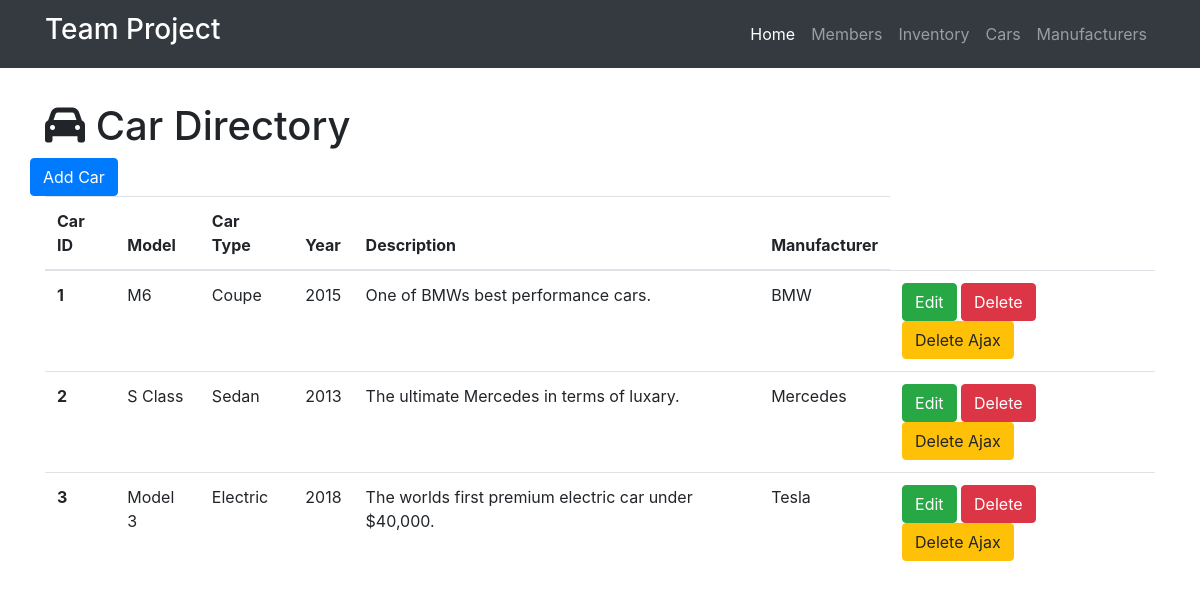
The page /cars on the database as committed earlier.
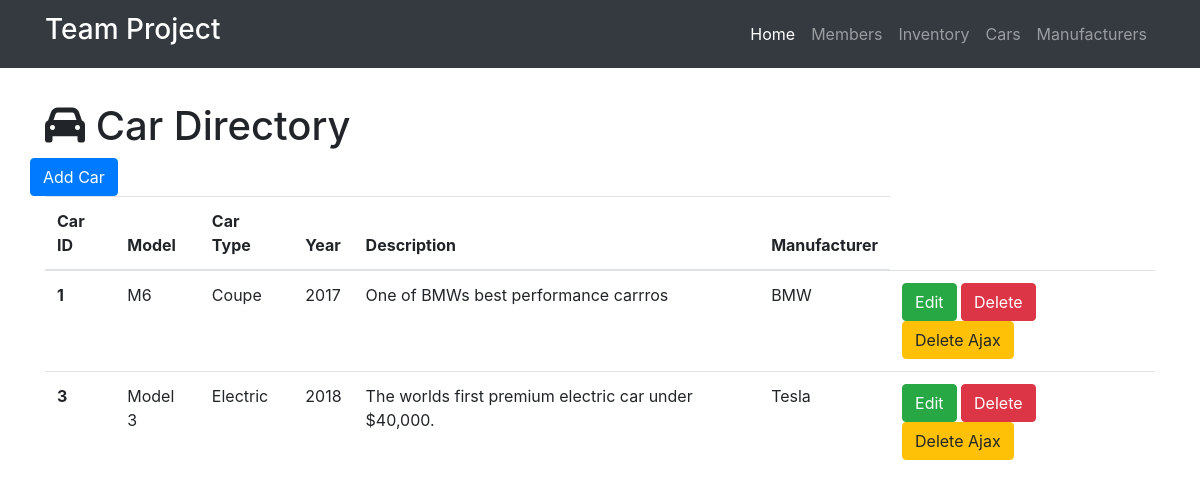
The same page on the database as committed later.
### project.py (models this page shows)
class Car(db.Model):
    __tablename__ = 'cars'
    id = db.Column(db.Integer, primary_key=True)
    model = db.Column(db.Integer)
    cartype = db.Column(db.String(256))
    year = db.Column(db.Integer)
    description = db.Column(db.Text)
    manufacturer_id = db.Column(db.Integer, db.ForeignKey('manufacturers.id'))

class Manufacturer(db.Model):
    __tablename__ = 'manufacturers'
    id = db.Column(db.Integer, primary_key=True)
    name = db.Column(db.String(64))
    country = db.Column(db.Text)
    cars = db.relationship('Car', backref='manufacturer', cascade="delete")

### project.py (the view)
@app.route('/cars')
def show_all_cars():
    cars = Car.query.all()
    return render_template('car-all.html', cars=cars)

### templates/car-all.html (shortened to what this page needs)
{% extends "home-base.html" %}
{% block head%}
  {{super()}}
{% endblock %}
{% block page_content %}
<div class="container">
   <h1 class="mt-5"><i class="fa fa-car" aria-hidden="true"></i> Car Directory</h1>
   <div class="row bottom-margin">
     <a href="/car/add" class="btn btn-primary" role="button" aria-disabeled="true">Add Car</a>
   </div>
{% if cars %}
<table class="table">
  <thead>
    <tr>
      <th>Car ID</th>
      <th>Model</th>
      <th>Car Type</th>
      <th>Year</th>
      <th>Description</th>
      <th>Manufacturer</th>
    </tr>
  </thead>
  <tbody>
  {% for car in cars %}
  <tr>
    <th scope="row">{{car.id}}</th>
        <td>{{car.model}}</td>
        <td>{{car.cartype}}</td>
        <td>{{car.year}}</td>
        <td>{{car.description}}</td>
        <td>{{car.manufacturer.name}}</td>
        <td>
         <a href="/car/edit/{{car.id}}" class ="btn btn-success" role="button" aria-disabled="true"> Edit</a>
         <a href="/car/delete/{{car.id}}" class ="btn btn-danger" role="button" aria-disabled="true"> Delete</a>
         <button class="btn btn-warning delete_ajax_btn" role="button" data-car-id={{car.id}}>Delete Ajax</button>
       </td>
  </tr>
   {% endfor %}
 </tbody>
</table>
{% else %}
<h3>There are no cars in the directory yet.</h3>
{% endif %}
</div>
{% endblock %}

### templates/home-base.html (shortened to what this page needs)
<!DOCTYPE html>
<html>
  <head>
    {% block head %}
    <link rel="stylesheet" href="https://maxcdn.bootstrapcdn.com/bootstrap/4.0.0-beta.2/css/bootstrap.min.css">
   <link rel="stylesheet" href="https://cdnjs.cloudflare.com/ajax/libs/sweetalert/1.1.3/sweetalert.css">
   <link rel="stylesheet" href="https://cdnjs.cloudflare.com/ajax/libs/toastr.js/latest/css/toastr.min.css">
    {% endblock %}
  </head>
  <body>
  <nav class="navbar navbar-expand-lg navbar-dark bg-dark fixed-top">
    <div class="container">
      <a class="navbar-brand bounce animated" href="/">
         <h3>Team Project</h3>
       </a>
      <div class="collapse navbar-collapse" id="navbarResponsive">
        <ul class="navbar-nav ml-auto">
          <li class="nav-item active">
            <a class="nav-link" href="/">Home
             </a>
          </li>
          <li class="nav-item">
            <a class="nav-link" href="/members">Members</a>
          </li>
          <li class="nav-item">
            <a class="nav-link" href="/inventory">Inventory</a>
          </li>
          <li class="nav-item">
            <a class="nav-link" href="/cars">Cars</a>
          </li>
          <li class="nav-item">
            <a class="nav-link" href="/manufacturers">Manufacturers</a>
          </li>
        </ul>
      </div>
    </div>
  </nav>
  {% block page_content %}
  {% endblock %}
</body>
</html>

### templates/car-all.html (style rules this page uses)
body { padding-top: 54px; }

Rows that differ between the two databases and show on the page:
removed Car: id "2", model "S Class", cartype "Sedan", year "2013", description "The ultimate Mercedes in terms of luxary.", manufacturer.name "Mercedes"
changed Car "Coupe": year "2015" → "2017"; description "One of BMWs best performance cars." → "One of BMWs best performance carrros"
